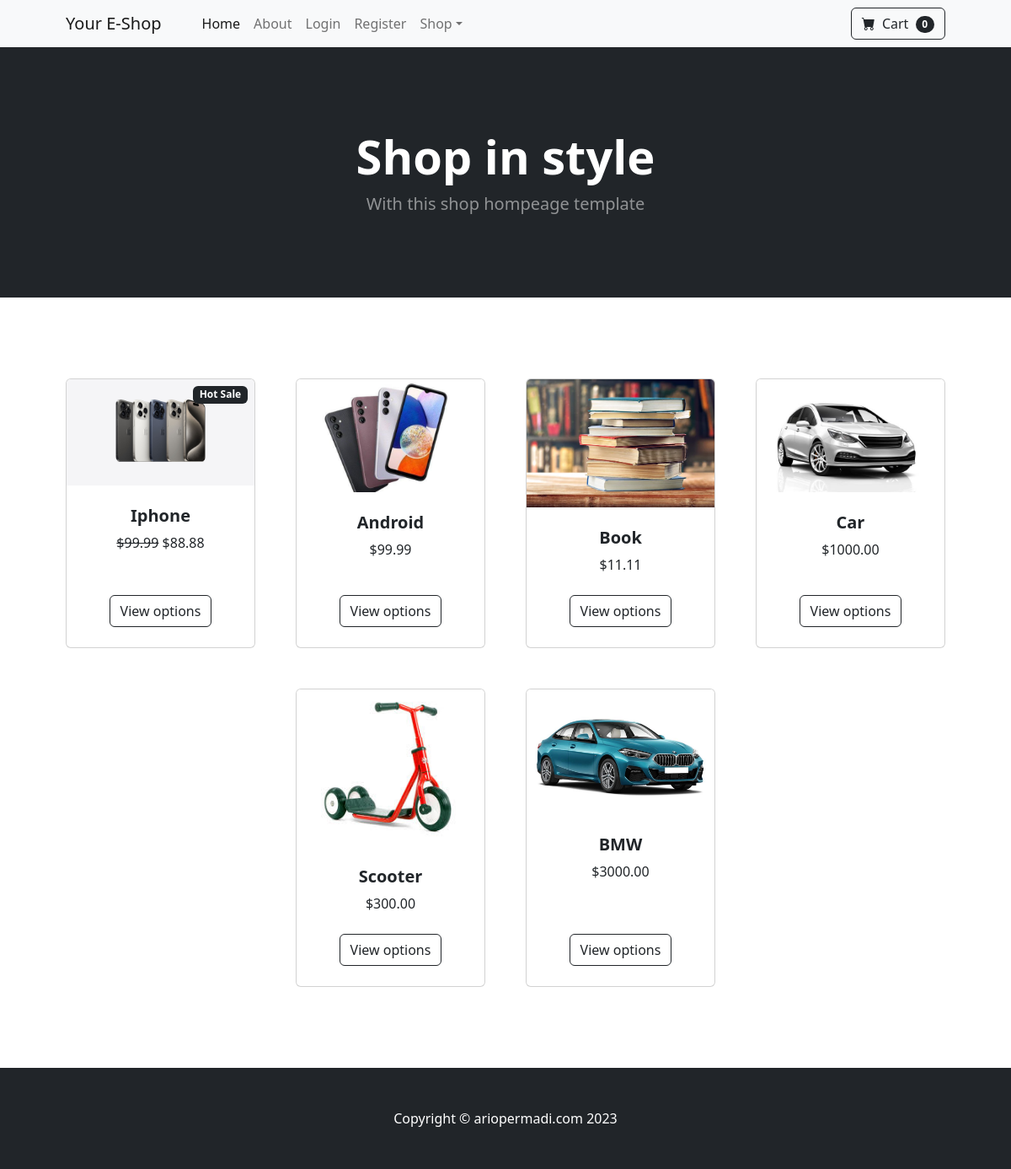
The page / on the database its author committed.
### store/models.py (models this page shows, shortened)
class product(models.Model):
    name = models.CharField(max_length=100)
    price = models.DecimalField(default=0, decimal_places=2, max_digits=6)
    category = models.ForeignKey(category, on_delete=models.CASCADE, default=1)
    description = models.CharField(max_length=250, default="", blank=True, null=True)
    image = models.ImageField(upload_to="uploads/product/")
    is_sale = models.BooleanField(default=False)
    sale_price = models.DecimalField(default=0, decimal_places=2, max_digits=6)

### store/views.py (the view)
# urls.py: 2. Add a URL to urlpatterns:  path('', views.home, name='home')
def home(request):
    products = product.objects.all()
    return render(request, "home.html", {"products": products})

### store/templates/home.html
{% extends "base.html" %} {% block content %}
<header class="bg-dark py-5">
  <div class="container px-4 px-lg-5 my-5">
    <div class="text-center text-white">
      <h1 class="display-4 fw-bolder">Shop in style</h1>
      <p class="lead fw-normal text-white-50 mb-0">With this shop hompeage template</p>
    </div>
  </div>
</header>
<section class="py-5">
  <div class="container px-4 px-lg-5 mt-5">
    <div class="row gx-4 gx-lg-5 row-cols-2 row-cols-md-3 row-cols-xl-4 justify-content-center">
      {% for product in products %} {% if product.is_sale %}
      <div class="col mb-5">
        <div class="card h-100">
          <div class="badge bg-dark text-white position-absolute" style="top: 0.5rem; right: 0.5rem">Hot Sale</div>
          <img class="card-img-top" src="{{product.image.url}}" alt="..." />
          <div class="card-body p-4">
            <div class="text-center">
              <h5 class="fw-bolder">{{product.name}}</h5>
              <strike>${{product.price}}</strike>
              ${{product.sale_price}}
            </div>
          </div>
          <div class="card-footer p-4 pt-0 border-top-0 bg-transparent">
            <div class="text-center"><a class="btn btn-outline-dark mt-auto" href="#">View options</a></div>
          </div>
        </div>
      </div>
      {% else %}
      <div class="col mb-5">
        <div class="card h-100">
          <img class="card-img-top" src="{{product.image.url}}" alt="..." />
          <div class="card-body p-4">
            <div class="text-center">
              <h5 class="fw-bolder">{{product.name}}</h5>
              ${{product.price}}
            </div>
          </div>
          <div class="card-footer p-4 pt-0 border-top-0 bg-transparent">
            <div class="text-center"><a class="btn btn-outline-dark mt-auto" href="#">View options</a></div>
          </div>
        </div>
      </div>
      {%endif%} {% endfor %}
    </div>
  </div>
</section>
{% endblock content %}

### store/templates/base.html (shortened to what this page needs)
{% load static %}
<!DOCTYPE html>
<html lang="en">
  <head>
    <link href="https://cdn.jsdelivr.net/npm/bootstrap-icons@1.5.0/font/bootstrap-icons.css" rel="stylesheet" />
    <link href="{% static 'css/styles.css' %}" rel="stylesheet" />
  </head>
  <body>
    {% include 'navbar.html' %}  {% block content %}{% endblock content %}
    <footer class="py-5 bg-dark">
      <div class="container"><p class="m-0 text-center text-white">Copyright &copy; ariopermadi.com 2023</p></div>
    </footer>
  </body>
</html>

### store/templates/navbar.html (shortened to what this page needs)
<nav class="navbar navbar-expand-lg navbar-light bg-light">
  <div class="container px-4 px-lg-5">
    <a class="navbar-brand" href="{% url "home" %}">Your E-Shop</a>
    <div class="collapse navbar-collapse" id="navbarSupportedContent">
      <ul class="navbar-nav me-auto mb-2 mb-lg-0 ms-lg-4">
        <li class="nav-item"><a class="nav-link active" aria-current="page" href="{% url "home" %}">Home</a></li>
        <li class="nav-item"><a class="nav-link" href="{% url "about" %}">About</a></li>
        {% if user.is_authenticated %}<li class="nav-item"><a class="nav-link" href="{% url "logout" %}">Logout</a></li>
          {% else %}
          <li class="nav-item"><a class="nav-link" href="{% url "login" %}">Login</a></li>
          <li class="nav-item"><a class="nav-link" href="{% url "register" %}">Register</a></li>
        {% endif %}
        <li class="nav-item dropdown">
          <a class="nav-link dropdown-toggle" id="navbarDropdown" href="#" role="button" data-bs-toggle="dropdown" aria-expanded="false">Shop</a>
        </li>
      </ul>
      <form class="d-flex">
        <button class="btn btn-outline-dark" type="submit">
          <i class="bi-cart-fill me-1"></i>
          Cart
          <span class="badge bg-dark text-white ms-1 rounded-pill">0</span>
        </button>
      </form>
    </div>
  </div>
</nav>

### rows shown on the page
product: image (picture), name "Iphone", price "99.99", sale_price "88.88"
product: image (picture), name "Android", price "99.99"
product: image (picture), name "Book", price "11.11"
product: image (picture), name "Car", price "1000.00"
product: image (picture), name "Scooter", price "300.00"
product: image (picture), name "BMW", price "3000.00"
